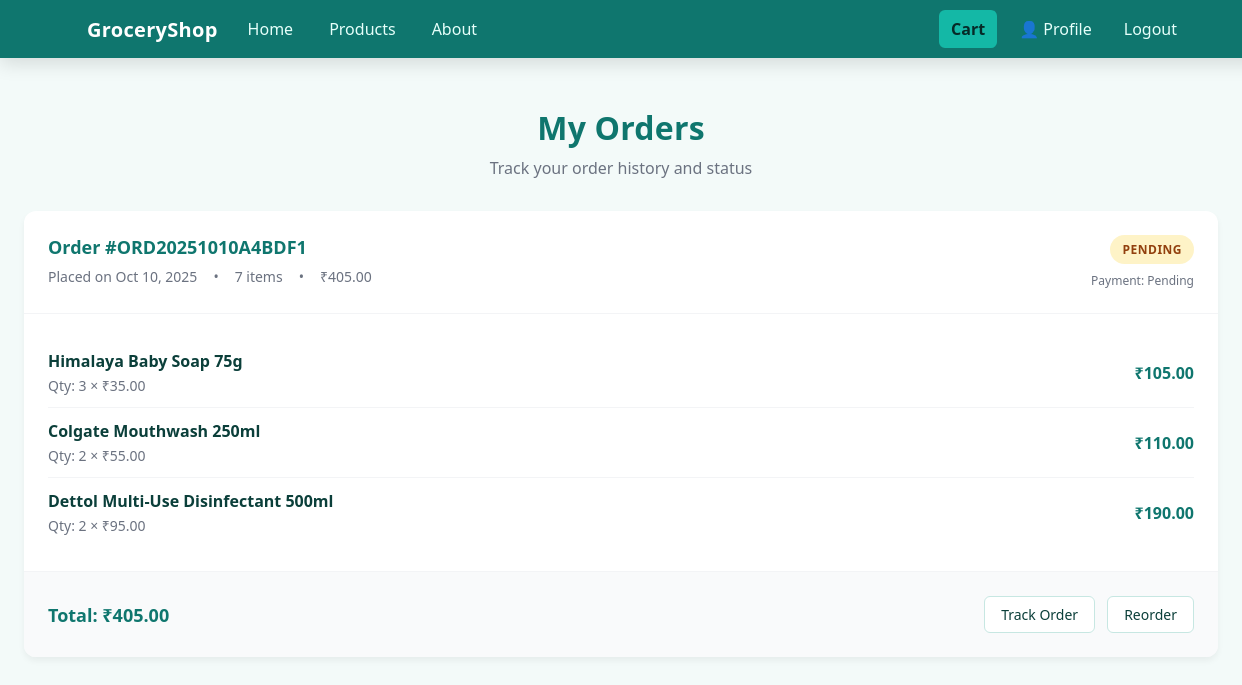
/my-orders/ (signed in), run on the app's committed database.
### GroceryShopApp/models.py (models this page shows, shortened)
class Order(models.Model):
    ORDER_STATUS_CHOICES = [
        ('pending', 'Pending'),
        ('confirmed', 'Confirmed'),
        ('processing', 'Processing'),
        ('shipped', 'Shipped'),
        ('delivered', 'Delivered'),
        ('cancelled', 'Cancelled'),
    ]
    PAYMENT_STATUS_CHOICES = [
        ('pending', 'Pending'),
        ('paid', 'Paid'),
        ('failed', 'Failed'),
        ('refunded', 'Refunded'),
    ]
    user = models.ForeignKey(User, on_delete=models.CASCADE)
    order_number = models.CharField(max_length=20, unique=True)
    total_amount = models.DecimalField(max_digits=10, decimal_places=2)
    order_status = models.CharField(max_length=20, choices=ORDER_STATUS_CHOICES, default='pending')
    payment_status = models.CharField(max_length=20, choices=PAYMENT_STATUS_CHOICES, default='pending')
    payment_id = models.CharField(max_length=100, blank=True, null=True)
    delivery_name = models.CharField(max_length=100)
    delivery_phone = models.CharField(max_length=20)
    delivery_address = models.CharField(max_length=255)
    delivery_area = models.CharField(max_length=100)
    delivery_landmark = models.CharField(max_length=100, blank=True, null=True)
    delivery_pincode = models.CharField(max_length=10)
    created_at = models.DateTimeField(auto_now_add=True)
    updated_at = models.DateTimeField(auto_now=True)
    @property
    def total_items(self):
        return sum(item.quantity for item in self.orderitem_set.all())

class OrderItem(models.Model):
    order = models.ForeignKey(Order, on_delete=models.CASCADE)
    product = models.ForeignKey(Product, on_delete=models.CASCADE)
    quantity = models.PositiveIntegerField()
    price = models.DecimalField(max_digits=10, decimal_places=2)  # Price at time of order
    @property
    def total_price(self):
        return self.price * self.quantity

class Product(models.Model):
    name = models.CharField(max_length=200)
    description = models.TextField(blank=True)
    price = models.DecimalField(max_digits=10, decimal_places=2)
    image = models.ImageField(upload_to='products/', blank=True, null=True)
    stock_quantity = models.PositiveIntegerField(default=0)
    category = models.CharField(max_length=100, blank=True)
    created_at = models.DateTimeField(auto_now_add=True)
    updated_at = models.DateTimeField(auto_now=True)

### GroceryShopApp/views.py (the view)
# urls.py: path("my-orders/", views.my_orders, name="my_orders"),
@login_required
def my_orders(request):
    orders = Order.objects.filter(user=request.user).order_by('-created_at')
    context = {
        'orders': orders,
    }
    return render(request, "my_orders.html", context)

### templates/my_orders.html (shortened to what this page needs)
<!DOCTYPE html>
<html lang="en">
<head>
</head>
<body>
    {% include 'Navbar.html' %}
    <div class="container">
        <div class="orders-header">
            <h1>My Orders</h1>
            <p>Track your order history and status</p>
        </div>
        {% if orders %}
        <div class="orders-list">
            {% for order in orders %}
            <div class="order-card">
                <div class="order-header">
                    <div class="order-info">
                        <h3>Order #{{ order.order_number }}</h3>
                        <div class="order-meta">
                            <span>Placed on {{ order.created_at|date:"M d, Y" }}</span>
                            <span>•</span>
                            <span>{{ order.total_items }} item{{ order.total_items|pluralize }}</span>
                            <span>•</span>
                            <span>₹{{ order.total_amount|floatformat:2 }}</span>
                        </div>
                    </div>
                    <div class="order-status">
                        <span class="status-badge status-{{ order.order_status }}">
                            {{ order.get_order_status_display }}
                        </span>
                        <span class="payment-status">
                            Payment: {{ order.get_payment_status_display }}
                        </span>
                    </div>
                </div>
                <div class="order-items">
                    {% for item in order.orderitem_set.all %}
                    <div class="order-item">
                        <div class="item-info">
                            <div class="item-name">{{ item.product.name }}</div>
                            <div class="item-details">Qty: {{ item.quantity }} × ₹{{ item.price|floatformat:2 }}</div>
                        </div>
                        <div class="item-price">₹{{ item.total_price|floatformat:2 }}</div>
                    </div>
                    {% endfor %}
                </div>
                <div class="order-summary">
                    <div class="order-total">Total: ₹{{ order.total_amount|floatformat:2 }}</div>
                    <div class="order-actions">
                        <a href="#" class="btn-secondary">Track Order</a>
                        <a href="#" class="btn-secondary">Reorder</a>
                    </div>
                </div>
            </div>
            {% endfor %}
        </div>
        {% endif %}
    </div>
</body>
</html>

### templates/my_orders.html (style rules this page uses)
:root { --bg: #f3faf9; --text: #0b3f3a; --brand: #0f766e; --primary: #14b8a6; --primary-strong: #0ea5a3; --on-primary: #062a27; --field: #ffffff; --field-border: #c7e7e2; --success: #10b981; --error: #ef4444; --warning: #f59e0b; }
body { margin: 0; font-family: system-ui, -apple-system, Segoe UI, Roboto, Helvetica, Arial, "Apple Color Emoji", "Segoe UI Emoji"; background: var(--bg); color: var(--text); }
.container { max-width: 1200px; margin: 48px auto; padding: 0 24px; }
.orders-header { text-align: center; margin-bottom: 32px; }
.orders-header h1 { font-size: 32px; color: var(--brand); margin: 0 0 8px 0; letter-spacing: 0.2px; }
.orders-header p { color: #6b7280; font-size: 16px; margin: 0; }
.orders-list { display: grid; gap: 24px; }
.order-card { background: #ffffff; border-radius: 12px; box-shadow: 0 4px 6px rgba(0, 0, 0, 0.05); overflow: hidden; transition: transform 160ms ease, box-shadow 160ms ease; }
.order-header { padding: 24px; border-bottom: 1px solid #f3f4f6; display: flex; justify-content: space-between; align-items: flex-start; flex-wrap: wrap; gap: 16px; }
.order-info h3 { margin: 0 0 8px 0; font-size: 18px; color: var(--brand); }
.order-meta { display: flex; flex-wrap: wrap; gap: 16px; font-size: 14px; color: #6b7280; }
.order-status { display: flex; flex-direction: column; align-items: flex-end; gap: 8px; }
.status-badge { padding: 6px 12px; border-radius: 20px; font-size: 12px; font-weight: 600; text-transform: uppercase; letter-spacing: 0.5px; }
.status-pending { background: #fef3c7; color: #92400e; }
.payment-status { font-size: 12px; color: #6b7280; }
.order-items { padding: 24px; }
.order-item { display: flex; justify-content: space-between; align-items: center; padding: 12px 0; border-bottom: 1px solid #f3f4f6; }
.order-item:last-child { border-bottom: none; }
.item-info { flex: 1; }
.item-name { font-weight: 600; margin-bottom: 4px; }
.item-details { color: #6b7280; font-size: 14px; }
.item-price { font-weight: 600; color: var(--brand); }
.order-summary { padding: 24px; background: #f9fafb; border-top: 1px solid #f3f4f6; display: flex; justify-content: space-between; align-items: center; flex-wrap: wrap; gap: 16px; }
.order-total { font-size: 18px; font-weight: 600; color: var(--brand); }
.order-actions { display: flex; gap: 12px; }
.btn-secondary { padding: 8px 16px; border: 1px solid var(--field-border); border-radius: 6px; background: #ffffff; color: var(--text); font-size: 14px; font-weight: 500; cursor: pointer; text-decoration: none; transition: background-color 160ms ease; }

### data on the page
Order: order_number "ORD20251010A4BDF1", created_at "Oct 10, 2025", total_items "7", total_amount "405.00", order_status "PENDING", payment_status "Pending"
OrderItem: product.name "Himalaya Baby Soap 75g", quantity "3", price "35.00", total_price "105.00"
OrderItem: product.name "Colgate Mouthwash 250ml", quantity "2", price "55.00", total_price "110.00"
OrderItem: product.name "Dettol Multi-Use Disinfectant 500ml", quantity "2", price "95.00", total_price "190.00"
